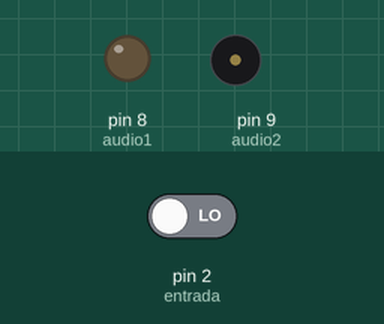
Recording of a sketch running on a simulated Arduino Uno, built with avr-gcc and run on an emulated ATmega328P. On the bench: output pins drawn as LEDs (lit = HIGH), buzzer (waves = sounding). The test bench sets the inputs (shaded band); at power-on: pin 2 (entrada) LOW.

Above: at 1.2 s.
1.3 s: pin 2 (entrada) driven HIGH
At 2.3 s:
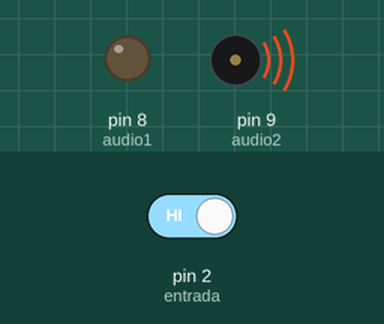
Timing chart, 0 to 4.3 s (numbered marks = the images above; inputs shaded):
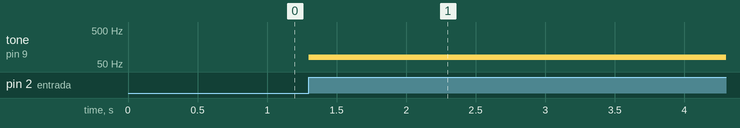

The sketch:

Technogenesis.ino
```cpp
# define entrada 2
# define audio1 8
# define audio2 9

void setup() {
pinMode (entrada, INPUT);
pinMode (audio1, OUTPUT);
pinMode (audio2, OUTPUT);
}

void loop() {
int v_entrada = digitalRead(entrada);
if(v_entrada==1){
  tone(audio1,80,1000 ); // (PIN, FRECUENCIA, DURACIÓN).
  tone(audio2,80,1000 );
 }
}
```

Measured:
- after the input at 1.3 s, tone on pin 9 (audio2): silent → 80 Hz at once
